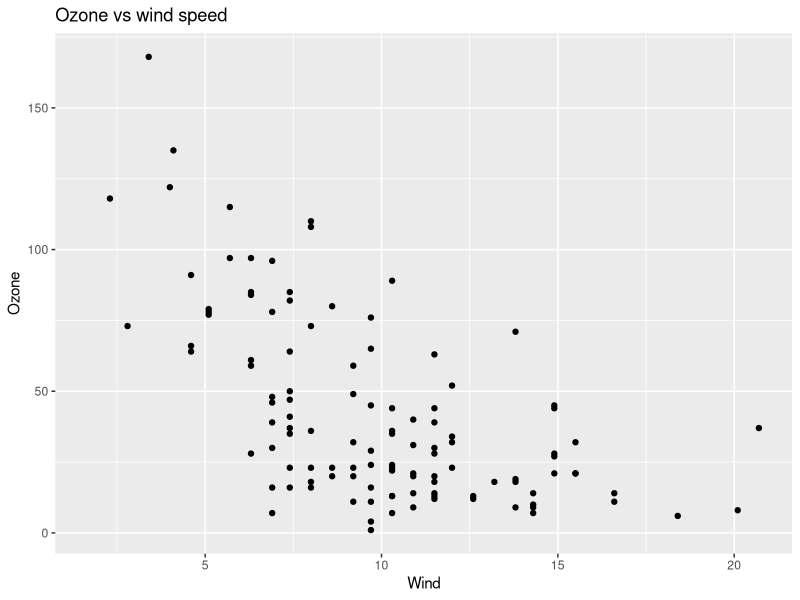
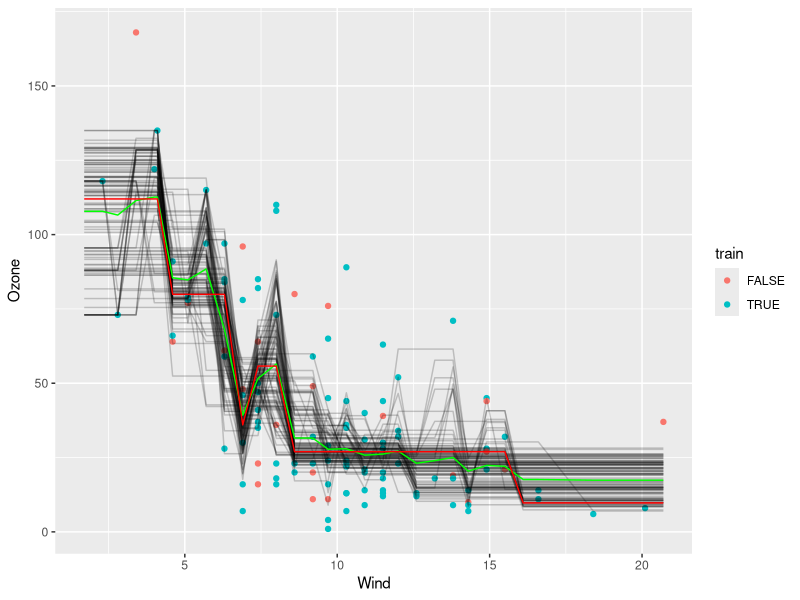

R code for these plots, in order:
## ---- chunk 1
library(data.table)
library(rpart)
library(ggplot2)
## ---- chunk 2
set.seed(456)
 
# Reading data
bagging_data <- data.table(airquality)

ggplot(bagging_data, aes(Wind, Ozone)) +
  geom_point() + 
  ggtitle("Ozone vs wind speed")
## ---- chunk 3
data_test <- na.omit(bagging_data[ , .(Ozone,Wind)])

# Training data
train_index <- sample.int(nrow(data_test), size = round(nrow(data_test)*0.8), replace = FALSE)
data_test[train_index, train := TRUE][-train_index, train := FALSE]
 
# Model without bagging
no_bag_model <- rpart(Ozone ~ Wind, data_test[train_index], control = rpart.control(minsplit = 6))
result_no_bag <- predict(no_bag_model, bagging_data)
 
# Training of the bagged model
n_model <- 100
bagged_models <- list()
for(i in 1:n_model) {
  new_sample <- sample(train_index, size = length(train_index), replace = TRUE)
  bagged_models <- c(bagged_models, list(rpart(Ozone ~ Wind, data_test[new_sample], control = rpart.control(minsplit = 6))))
}
 
# Getting estimate from the bagged model
bagged_result <- NULL
i <- 0
for(from_bag_model in bagged_models) {
  if(is.null(bagged_result)) {
    bagged_result <- predict(from_bag_model, bagging_data)
  } else {
    bagged_result <- (i*bagged_result + predict(from_bag_model, bagging_data))/(i + 1)
  }
  i <- i + 1
}
 
# Plot
gg <- ggplot(data_test, aes(Wind, Ozone)) +
  geom_point(aes(color = train))

for(tree_model in bagged_models[1:100]) {
 prediction <- predict(tree_model, bagging_data)
 data_plot <- data.table(Wind = bagging_data$Wind, Ozone = prediction)
 gg <- gg +
   geom_line(data = data_plot[order(Wind)], aes(x = Wind, y = Ozone), alpha = 0.2)
}

data_bagged <- data.table(Wind = bagging_data$Wind, Ozone = bagged_result)

gg <- gg +
  geom_line(data = data_bagged[order(Wind)], aes(x = Wind, y = Ozone), color = 'green')
 
data_no_bag <- data.table(Wind = bagging_data$Wind, Ozone = result_no_bag)

gg <- gg +
  geom_line(data = data_no_bag[order(Wind)], aes(x = Wind, y = Ozone), color = 'red')

gg
